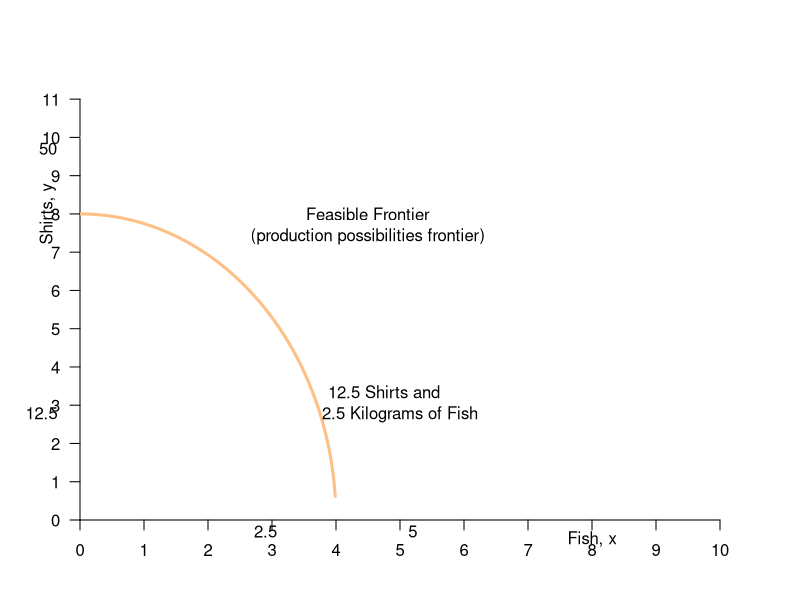

Generate this figure with R:
#Graph Designer: Simon Halliday
#Authors: Bowles, Foley and Halliday
#Title: Coordination, Conflict and Competition: A Text in Microeconomics

require(shape)
pdf(file = "bfh-textbook/people/constrained_diag.pdf", width = 9, height = 9)

#Set parameters for graphics
axislabelsize <- 1
graphlinewidth <- 3
segmentlinewidth <- 2

COL <- c("#7fc97f", "#beaed4", "#fdc086", "#ffff99", "#386cb0", "#f0027f", "#bf5b17", "#666666")
COLA <- c("#e0f3db", "#99d8c9","#66c2a4","#41ae76", "#238b45", "#005824")
COLB <- c("#4eb3d3", "#2b8cbe", "#0868ac","#084081")

#Edited the margins to cater for the larger LHS labels
par(mar =  c(4, 4, 4, 4))

#Change this to make it log of l 

# ppf <- function(l, k = 0.5) {
#   k * (1/l)
# }

ellipse <- function(x, y, a = 1, b = 2, constant = -4){
  (x^2/a^2) + (y^2)/(b^2) + constant
}

# y^2/b^2 = constant - x^2/a^2
# y^2 = b^2*(constant - x^2 / a^2)
# y = +/-sqrt(b^2*(constant - x^2 / a^2))
# 
# ellipsePos <- function(x, a = 1, b = 2, constant = 4, ky = 2, kx = 2){
#   sqrt(ky + b^2*(constant - (x- kx)^2 / a^2))
# }

ellipsePos <- function(x, a = 1, b = 2){
  (a/b)*(sqrt(a^2 - x^2))
}

ellipseNeg <- function(x, a = 1, b = 2){
  -(a/b)*(sqrt(a^2 - x^2))
}



# ellipseNeg <- function(x, a = 1, b = 2, constant = 4, ky = 2, kx = 2){
#   -sqrt(ky + b^2*(constant - (x - kx)^2 / a^2))
# }

# ppf <- function(fish, k = 0.1, alpha = 2, maxfish = 5) {
#   k * (fish - maxfish)^alpha 
# }
# 
# fishProd <- function(l, k = 0.5){
#   (-k)*l
# }
# 
# feasibleLabor <- function(l, time = 10){
#   -time - l
# }
# 
# manufactureProd <- function(l, k = 0.1, alpha = 2){
#   k * (-l)^alpha
# }

uFn <- function(x, y, alpha = 0.5){
  (x^alpha)*(y^(1-alpha))
}

budgetExchange <- function(x, yintercept = 12, slope = 1){
  yintercept - slope * x
}

xlims <- c(0, 10)
ylims <- c(0, 11.5)

npts <- 501 
x <- seq(xlims[1], xlims[2], length.out = npts)
y <- seq(ylims[1], ylims[2], length.out = npts) 
a <- c(1.8, 2.75, 4.1)

plot(0, 0, xlim = xlims, ylim = ylims, type = "n",
     xlab = expression(paste("")),
     ylab = expression(paste("")), 
     xaxt = "n", 
     yaxt = "n", 
     cex.lab = axislabelsize, 
     bty = "n", 
     xaxs="i", 
     yaxs="i"
)

ticksy <- seq(from = 0, to = ylims[2], by = 1)
ylabels <- seq(from = 0, to = ylims[2], by = 1)
ticksx <- seq(from = 0, to = xlims[2], by = 1)
xlabels <- seq(from = 0, to = xlims[2], by = 1)
# ticksy <- c(ylims[1], -5, 0, 2.5, ylims[2])
# ylabels <- c(NA, NA, NA, NA, NA)
# ticksx <- c(xlims[1], 0, xlims[2])
# xlabels <- c(NA, NA, NA)

axis(1, at = ticksx, pos = 0, labels = xlabels)
axis(2, at = ticksy, pos = 0, labels = ylabels, las = 1)

npts <- 500 
xx1 <- seq(xlims[1], xlims[2], length.out = npts)
xx2 <- seq(0, xlims[2], length.out = npts)
xx3 <- seq(xlims[1], 0, length.out = npts)
xx4 <- seq(-11, 0, length.out = npts)

#Draw the polygon for shading the feasible set
#xpoly1 <- seq(from = 0, to = 5, length.out = 500)
#ypoly1 <- ppf(xpoly1, k = 10/25, alpha = 2, maxfish = 5)
#polygon(x = c(xpoly1, rev(xpoly1[1])), y = c(ypoly1, rev(ypoly1)[1]), col=COLA[1], density=NULL, border = NA)

#Draw the graphs
#lines(xx1, ppf(xx1, k = 10/25, alpha = 2, maxfish = 5), col = COLA[5], lwd = graphlinewidth)
lines(xx2, ellipsePos(xx1, a = 4, b = 2), col = COL[3], lwd = graphlinewidth)
lines(xx2, ellipseNeg(xx1, a = 4, b = 2), col = COL[3], lwd = graphlinewidth)
#lines(xx3, feasibleLabor(xx3, time = 10), col = COL[3], lwd = graphlinewidth)
#lines(xx4, manufactureProd(xx4, k = 0.1, alpha = 2), col = COLB[4], lwd = graphlinewidth)

#mtext(expression(paste("Quantity of fish, ", x)), side=1, line = 2.5, cex = axislabelsize)
text(-0.5, 8, expression(paste("Shirts, ", y)), xpd = TRUE, cex = axislabelsize, srt = 90) 
text(8, -0.5, expression(paste("Fish, ", x)), xpd = TRUE, cex = axislabelsize)
text(0.5, -7.5, expression(paste("Labor for Fish, ", L^f)), xpd = TRUE, cex = axislabelsize, srt= 90) 
text(-7.5, 0.5, expression(paste("Labor for Shirts, ", L^s)), xpd = TRUE, cex = axislabelsize)

#Label the points on the axes we want
text(-0.6, 2.8, expression(paste(12.5)), xpd = TRUE, cex = axislabelsize)
text(-0.5, 9.7, expression(paste(50)), xpd = TRUE, cex = axislabelsize)
text(2.9, -0.3, expression(paste(2.5)), xpd = TRUE, cex = axislabelsize)
text(5.2, -0.3, expression(paste(5)), xpd = TRUE, cex = axislabelsize)

#Label the two production functions
#Clothing
text(-3.25, 6, expression(paste("Shirt Production")), xpd = TRUE, cex = axislabelsize)
text(-3.25, 5, expression(paste(y == frac(1,2)(L^s)^2)), xpd = TRUE, cex = axislabelsize)
Arrows(-4.5, 5, -6.5, 5, col = "black", lty = 1, lwd = 2, arr.type = "triangle", arr.lwd = 0.5)

#Fishing
text(6.8, -4.8, expression(paste("Fish Production")), xpd = TRUE, cex = axislabelsize)
text(6.8, -5.8, expression(paste(x == frac(1,2)(L^f))), xpd = TRUE, cex = axislabelsize)
Arrows(5.8, -5.8, 3.5, -5.8, col = "black", lty = 1, lwd = 2, arr.type = "triangle", arr.lwd = 0.5)

#Draw segments for the 50/50 split of time
# segments(-5, -5, -5, 2.5, lty = 2, col = "gray", lwd = segmentlinewidth)
# segments(-5, -5, 2.5, -5, lty = 2, col = "gray", lwd = segmentlinewidth)
# segments(-5, 2.5, 2.5, 2.5, lty = 2, col = "gray", lwd = segmentlinewidth)
# segments(2.5, -5, 2.5, 2.5, lty = 2, col = "gray", lwd = segmentlinewidth)

#Annotate Max time on clothes
segments(-10, 0, -10, 10, lty = 2, col = "gray", lwd = segmentlinewidth)
segments(-10, 10, 0, 10, lty = 2, col = "gray", lwd = segmentlinewidth)
text(-6.5, 9.5, expression(paste("10 hrs of labor")))
text(-6.5, 8.9, expression(paste("for shirts produces")))
text(-6.5, 8.3, expression(paste("50 shirts")))
#points(-10, 10, pch = 16, col = "black", cex = 1.5)

#Annotate Max time on fishing
segments(0, -10, 5, -10, lty = 2, col = "gray", lwd = segmentlinewidth)
segments(5, -10, 5, 0, lty = 2, col = "gray", lwd = segmentlinewidth)
text(8, -8.4, expression(paste("10 hrs of labor")))
text(8, -9, expression(paste("for fishing produces")))
text(8, -9.6, expression(paste("5 kgs of fish")))
#points(5, -10, pch = 16, col = "black", cex = 1.5)

#Annotate point on ppf 
text(4.75, 3.35, expression(paste("12.5 Shirts and")))
text(5, 2.75, expression(paste("2.5 Kilograms of Fish")))

#Annotate point on labor feasibility frontier
points(-5, -5, pch = 16, col = "black", cex = 1.5)
text(-6.75, -5, expression(paste(list(L^S ==5, L^F == 5) )))

text(-3, -9, expression(paste(L^S + L^F <= 10)))
Arrows(-3, -8.5, -3, -7.5, col = "black", lty = 1, lwd = 2, arr.type = "triangle", arr.lwd = 0.5)

#Label the feasible frontier
text(4.5, 8, expression("Feasible Frontier"))
text(4.5, 7.4, expression("(production possibilities frontier)"))



dev.off()
